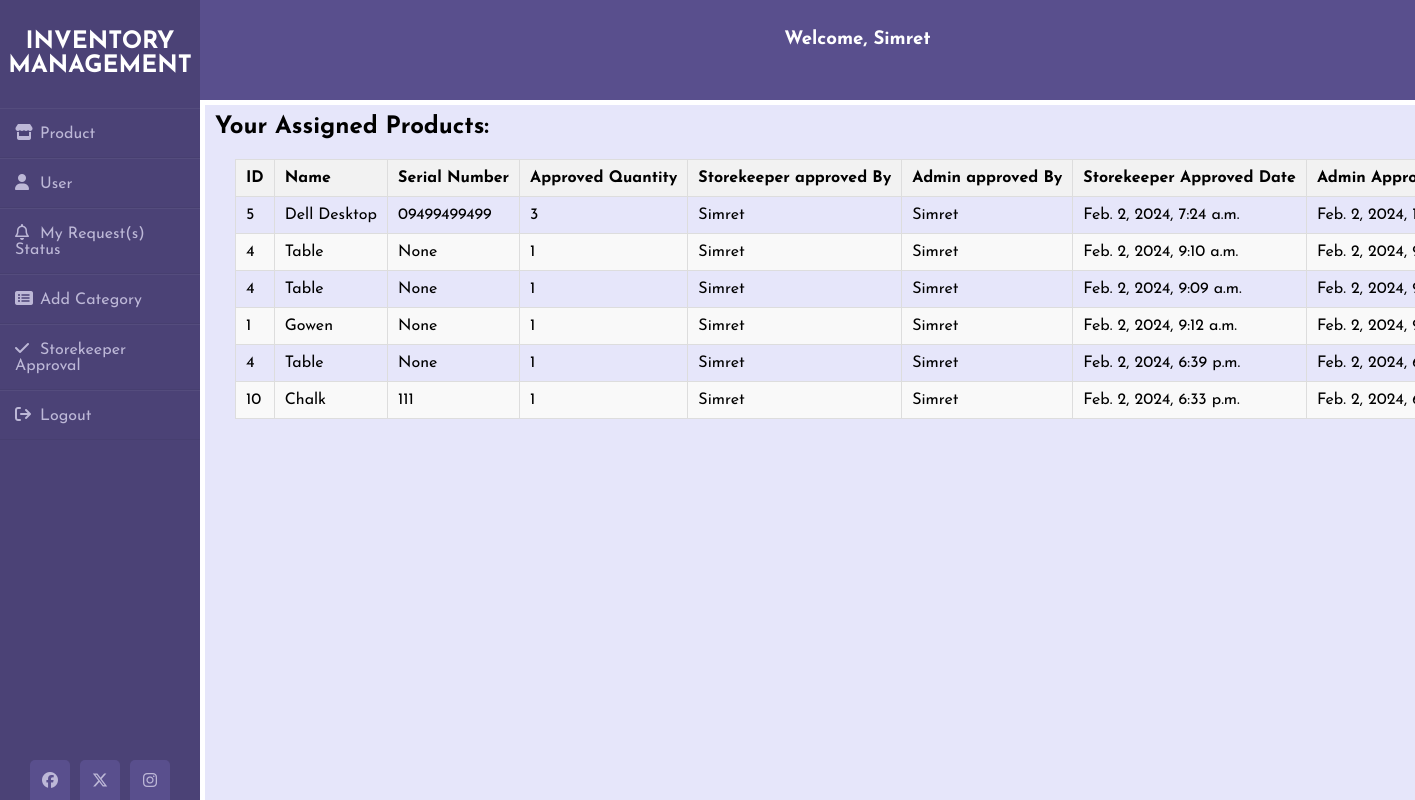
Page /user-products/ (signed in) on the committed database.
### inventory/models.py (models this page shows)
class UserProfile(AbstractUser):
    USER_TYPE_CHOICES = [
        ('normal', 'Normal User'),
        ('storekeeper', 'Store Keeper'),
        ('admin', 'Admin'),
    ]
    full_name = models.CharField(max_length=255)
    position = models.CharField(max_length=255)
    user_type = models.CharField(max_length=20, choices=USER_TYPE_CHOICES, default='normal')
    phone = models.CharField(max_length=14, default='123456789')
    email = models.EmailField()
    image = models.ImageField(default='avatar.png', upload_to='User_images', blank=True)
    registered_date = models.DateTimeField(auto_now_add=True)
    groups = models.ManyToManyField(
        'auth.Group',
        related_name='user_profiles_groups',
        blank=True,
        verbose_name='groups',
        help_text='The groups this user belongs to. A user will get all permissions granted to each of their groups.',
    )
    user_permissions = models.ManyToManyField(
        'auth.Permission',
        related_name='user_profiles_permissions',
        blank=True,
        verbose_name='user permissions',
        help_text='Specific permissions for this user.',
    )

### product/models.py (models this page shows, shortened)
class Request(models.Model):
    product = models.ForeignKey('Product', on_delete=models.CASCADE)
    requested_by = models.ForeignKey(get_user_model(), on_delete=models.CASCADE, related_name='requested_by')
    additional_info = models.TextField(blank=True)
    quantity = models.IntegerField(default=1)
    status_choices = [('pending', 'Pending'), ('approved', 'Approved'), ('rejected', 'Rejected')]
    storekeeper_approval_status = models.CharField(max_length=10, choices=status_choices, default='pending')
    admin_approval_status = models.CharField(max_length=10, choices=status_choices, default='pending')
    storekeeper_approved_by = models.ForeignKey(get_user_model(), on_delete=models.CASCADE, null=True, related_name='stokeeper_approved_by')
    admin_approved_by = models.ForeignKey(get_user_model(), on_delete=models.CASCADE, null=True, related_name='admin_approved_by')
    storekeeper_approved_date = models.DateTimeField(null=True)
    admin_approved_date = models.DateTimeField(null=True)
    assignet_to = models.ForeignKey(get_user_model(), on_delete=models.CASCADE, related_name='assignet_to', null=True)

class Product(models.Model):
    name = models.CharField(max_length=255)
    serial = models.CharField(max_length=255, null=True, blank=True)
    category = models.ForeignKey('Category', on_delete=models.SET_NULL, blank=True, null=True)
    description = models.TextField()
    price = models.DecimalField(max_digits=10, decimal_places=2)
    quantity = models.PositiveIntegerField()
    unit = models.CharField(max_length=200)
    added_by = models.ForeignKey(get_user_model(), on_delete=models.CASCADE, related_name='added_products')
    added_date = models.DateTimeField(auto_now_add=True)

### product/views.py (the view)
# urls.py: path('user-products/', user_products, name='user_products'),
@login_required
def user_products(request):
    assigned_requests = Request.objects.filter(assignet_to=request.user, assignet_to__isnull=False)
    return render(request, 'products/user_products.html', {'assigned_requests': assigned_requests})

### templates/products/user_products.html (shortened to what this page needs)
{% extends 'base.html' %}
{% block content %}
<div class="wrapper">
  <div class="content">
    {% if assigned_requests|length == 0 %}
      <h2>You have No Assigned Products Yet!!!</h2>
    {% else %}
      <h2>Your Assigned Products:</h2>
      <table border="1">
        <thead>
          <tr>
            <th>ID</th>
            <th>Name</th>
            <th>Serial Number</th>
            <th>Approved Quantity</th>
            <th>Storekeeper approved By </th>
            <th>Admin approved By </th>
            <th>Storekeeper Approved Date</th>
            <th>Admin Approved Date</th>
          </tr>
        </thead>
        <tbody>
          {% for request_instance in assigned_requests %}
            {% if request_instance.assignet_to %}
              <tr>
                <td>{{ request_instance.product.id }}</td>
                <td>{{ request_instance.product.name }}</td>
                <td>{{ request_instance.product.serial }}</td>
                <td>{{ request_instance.quantity }}</td>
                <td>{{ request_instance.storekeeper_approved_by.full_name }}</td>
                <td>{{ request_instance.admin_approved_by.full_name }}</td>
                <td>{{ request_instance.storekeeper_approved_date }}</td>
                <td>{{ request_instance.admin_approved_date }}</td>
              </tr>
            {% endif %}
          {% endfor %}
        </tbody>
      </table>
    {% endif %}
  </div>
</div>
{% endblock content %}

### templates/nav_main.html (shortened to what this page needs)
<!DOCTYPE html>
<html lang="en">
{% load static %}
<head>
    <link rel="stylesheet" href="{% static 'css/style.css' %}" />
    <link rel="stylesheet" href="https://cdnjs.cloudflare.com/ajax/libs/font-awesome/6.5.1/css/all.min.css" />
</head>
<body>
    <div class="wrapper">
        <div class="sidebar">
            <h2>Inventory Management</h2>
            <ul class="parent-list">
                {% if user.is_authenticated %}
                    {% if user.user_type == 'normal' %}
                        <li><a href="#"><i class="fa fa-house"></i>Home</a></li>
                        <li><a href="#"> <i class="fa fa-solid fa-store"></i>Product</a>
                            <ul class="nested-list">
                                <li><a href="{% url 'product_list' %}"><i class="fa fa-solid fa-store"></i>All Products</a></li>
                                <li><a href="{% url 'user_products' %}"><i class="fa fa-solid fa-cart-shopping"></i>My Products</a></li>
                            </ul>
                        </li>
                        <li><a href="{% url 'user_requests_status' %}"><i class="fa far fa-bell"></i>My Request(s) Status</a></li>
                    {% elif user.user_type == 'storekeeper' %}
                        <li><a href="#"> <i class="fa fa-solid fa-store"></i>Product</a>
                        </li>
                        <li><a href="#"><i class="fa fa-user" aria-hidden="true"></i>User</a>
                        </li>
                        <li><a href="{% url 'user_requests_status' %}"><i class="fa far fa-bell"></i>My Request(s) Status</a></li>
                        <li><a href="{% url 'create_category' %}"><i class="fa fa-list-alt" aria-hidden="true"></i>Add Category</a></li>
                        <li><a href="{% url 'store_keeper' %}"><i class="fa fa-check" aria-hidden="true"></i>Storekeeper Approval</a></li>
                    {% endif %}
                    <li><a href="{% url 'logout' %}"><i class="fa fa-sign-out" aria-hidden="true"></i>Logout</a></li>
                {% else %}
                    <li><a href="{% url 'login' %}"><i class="fa fa-sign-in" aria-hidden="true"></i>Login</a></li>
                    <li><a href="#"><i class="far fa-comment"></i> Message</a></li>
                {% endif %}
            </ul>
            <div class="social_media">
                <a href="#"><i class="fa-brands fa-facebook"></i></a>
                <a href="#"><i class="fa-brands fa-x-twitter"></i></a>
                <a href="#"><i class="fa-brands fa-instagram"></i></a>
            </div>
        </div>
       <div class="header">
        {% if user.is_authenticated %}
            <h3>Welcome, {{ user.full_name}}</h3>
        {% endif %}
       </div>
        </div>
</body>
</html>

### static/css/style.css (style rules this page uses)
* { margin: 0; padding: 0; box-sizing: border-box; list-style: none; text-decoration: none; font-family: 'Josefin Sans', sans-serif; }
body { background-color: #ffffff; }
.wrapper { display: flex; position: relative; }
.wrapper .sidebar { width: 200px; height: 100%; background: #4b4276; padding: 30px 0px; position: fixed; z-index: 1; }
.wrapper .sidebar h2 { color: #fff; text-transform: uppercase; text-align: center; margin-bottom: 30px; }
.wrapper .sidebar ul li { padding: 15px; border-bottom: 1px solid #bdb8d7; border-bottom: 1px solid rgba(0, 0, 0, 0.05); border-top: 1px solid rgba(255, 255, 255, 0.05); }
.wrapper .sidebar ul li a { color: #bdb8d7; display: block; }
.wrapper .sidebar ul li a .fa { width: 25px; }
.wrapper .sidebar ul li a .far { width: 25px; }
.wrapper .sidebar .social_media { position: absolute; bottom: 0; left: 50%; transform: translateX(-50%); display: flex; }
.wrapper .sidebar .social_media a { display: block; width: 40px; background: #594f8d; height: 40px; line-height: 45px; text-align: center; margin: 0 5px; color: #bdb8d7; border-top-left-radius: 5px; border-top-right-radius: 5px; }
.wrapper .header { position: fixed; top: 0; margin-left: 200px; width: 100%; background-color: #594f8d; height: 100px; text-align: center; color: #ffffff; z-index: 2; }
.wrapper .header h3 { color: #ffffff; text-align: center; margin-right: 100px; padding-top: 30px; }
.wrapper .content { margin-left: 205px; margin-top: 105px; background-color:#E6E6FA; padding: 10px; position: absolute; width: 100%; overflow-y: auto; white-space: nowrap; min-height: calc(100vh - 105px); }
.wrapper .content table { margin-left: 20px; padding-left: 10px; border-collapse: collapse; margin-top: 20px; width: 80%; }
.wrapper .content table th, .wrapper .content table td { padding: 10px; text-align: left; border: 1px solid #ddd; }
.wrapper .content table thead { background-color: #f2f2f2; }
.wrapper .content table tbody tr:nth-child(even) { background-color: #f9f9f9; }

### rows in the picture
UserProfile: full_name "Simret"
Request: product.id "5", product.name "Dell Desktop", product.serial "09499499499", quantity "3", storekeeper_approved_by.full_name "Simret", admin_approved_by.full_name "Simret", storekeeper_approved_date "Feb. 2, 2024, 7:24 a.m.", admin_approved_date "Feb. 2, 2024,…"
Request: product.id "4", product.name "Table", product.serial "None", quantity "1", storekeeper_approved_by.full_name "Simret", admin_approved_by.full_name "Simret", storekeeper_approved_date "Feb. 2, 2024, 9:10 a.m.", admin_approved_date "Feb. 2, 2024,…"
Request: product.id "4", product.name "Table", product.serial "None", quantity "1", storekeeper_approved_by.full_name "Simret", admin_approved_by.full_name "Simret", storekeeper_approved_date "Feb. 2, 2024, 9:09 a.m.", admin_approved_date "Feb. 2, 2024,…"
Request: product.id "1", product.name "Gowen", product.serial "None", quantity "1", storekeeper_approved_by.full_name "Simret", admin_approved_by.full_name "Simret", storekeeper_approved_date "Feb. 2, 2024, 9:12 a.m.", admin_approved_date "Feb. 2, 2024,…"
Request: product.id "4", product.name "Table", product.serial "None", quantity "1", storekeeper_approved_by.full_name "Simret", admin_approved_by.full_name "Simret", storekeeper_approved_date "Feb. 2, 2024, 6:39 p.m.", admin_approved_date "Feb. 2, 2024,…"
Request: product.id "10", product.name "Chalk", product.serial "111", quantity "1", storekeeper_approved_by.full_name "Simret", admin_approved_by.full_name "Simret", storekeeper_approved_date "Feb. 2, 2024, 6:33 p.m.", admin_approved_date "Feb. 2, 2024,…"
